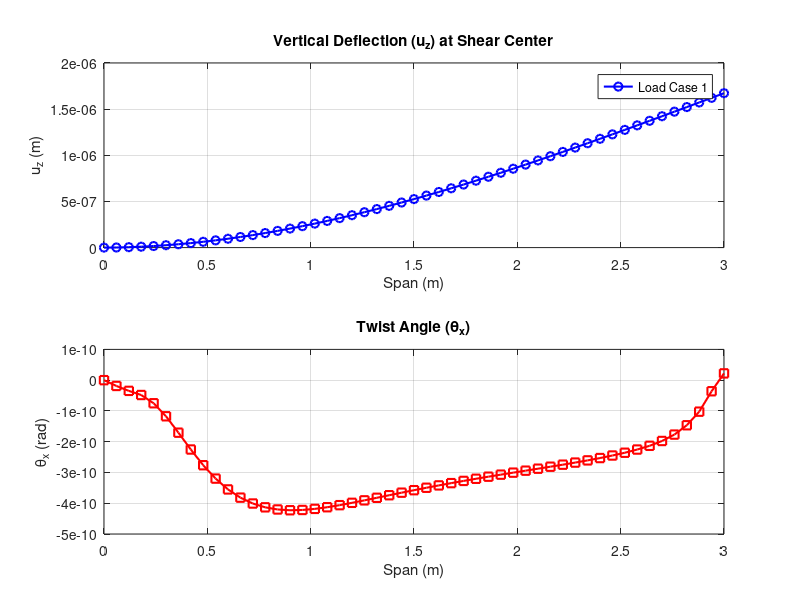

Reproduce this figure in MATLAB. (Note: this script raises an error after producing the figure.)
%% PART II - SHELL MODELLING
% Gerard Martínez Vilella
% David Rodríguez Gonzalez
% Useful commands to initialize script
clear
close all
clc

%% DATA
problem_type = 1; % 1 for bending (Force), 2 for torsion (Torque)
Nm = 6; % Number of modes to extract

% Dimensions and Material Properties
E = 75e9; % Pa
v_poisson = 0.3;
rho = 2200; % kg/m3

% Load definition
F_load = 1; % N (Force)
T_load = 1; % Nm (Torque)

% Geometric definitions
c = 0.85; b = 3;
y0 = 0.924; %m
y1 = 0.125; %m
y2 = 0.475; %m
yc = 0.285; %m % Shear center approx
h1 = 35e-3; %m
h2 = 30e-3; %m
h3 = 25e-3; %m

%% PREPROCESS
% Load mesh data
% Ensure 'shell.mat' exists in your path
try
    load('shell.mat','xn','Tn','Tm','indRoot','indPointA','indPointB','indSpar1','indSpar2');
catch
    error('File shell.mat not found. Please ensure the mesh file is in the directory.');
end

N_elements = size(Tn,1);
N_nodes = size(xn,1);
Ndof = 6 * N_nodes;

% --- 1. Define Boundary Conditions (Up) ---
% Fix all 6 DOFs at the root nodes
% Vectorized approach for efficiency
Up = zeros(length(indRoot)*6, 3);
idx = 1;
for i = 1:length(indRoot)
    for dof = 1:6
        Up(idx,:) = [0, indRoot(i), dof]; % Displacement, Node, DOF
        idx = idx + 1;
    end
end

% --- 2. Define Loads (Fe) ---
% Calculate load distribution based on geometry
Fa_shear = F_load * ((y2-yc)/(y2-y1));
Fb_shear = F_load * ((yc-y1)/(y2-y1));
Fa_torque = -T_load / (y2-y1);
Fb_torque = T_load / (y2-y1);

switch(problem_type)
    case 1 % Bending
        % Force in Z (DOF 3)
        Fe = [Fa_shear, indPointA, 3;
              Fb_shear, indPointB, 3];
    case 2 % Torsion
        % Force in Z (DOF 3) creating a couple
        Fe = [Fa_torque, indPointA, 3;
              Fb_torque, indPointB, 3];
end

% Placeholder for distributed/body forces (empty as per reference)
Pe = zeros(0,3); 
Be = zeros(0,3);

% Property Vectors based on material index Tm
% Assuming Tm maps to: 1=h1, 2=h2, 3=h3
h_vals = [h1; h2; h3];
h_vector = h_vals(Tm);
E_vector = repmat(E, N_elements, 1);
v_vector = repmat(v_poisson, N_elements, 1);
rho_vector = repmat(rho, N_elements, 1);

%% SOLVER
if 1 % Set to 1 to (re)compute, 0 to load
    fprintf('--- Starting Matrix Assembly ---\n');
    
    K = sparse(Ndof, Ndof);
    M = sparse(Ndof, Ndof);
    
    % Pre-computations for Gauss integration (MITC4 / Q4 Shell logic)
    % Standard linear shape function derivatives for Q4
    a_coef = [-1 1 1 -1];
    b_coef = [-1 -1 1 1];
    
    % Integration points for Mass and Bending (2x2 Gauss)
    xi4 = [-1 1 1 -1]/sqrt(3);
    nu4 = [-1 -1 1 1]/sqrt(3);
    w4 = [1 1 1 1];
    
    for e = 1:N_elements
        % --- 1. Local Coordinate System (R) ---
        % Nodes: 1-2-3-4
        x_e = xn(Tn(e,:), :); % 4x3 coordinates
        
        % Vectors for local axes
        v13 = x_e(3,:) - x_e(1,:);
        v24 = x_e(4,:) - x_e(2,:);
        Normal = cross(v13, v24); 
        k_dir = (Normal / norm(Normal))'; % Normal to element (local z)
        
        % Local x (i_dir) approx aligned with 1-2 or midpoints
        v_bisect = (x_e(2,:) + x_e(3,:) - x_e(4,:) - x_e(1,:)) / 2;
        i_dir = (v_bisect / norm(v_bisect))';
        j_dir = cross(k_dir, i_dir); % Local y
        
        % Rotation Matrix (3x3) -> Expanded to (24x24)
        Rp = [i_dir, j_dir, k_dir]; % 3x3 global to local
        % Full element rotation matrix (blkdiag logic manually implemented for speed)
        % Note: The reference code assumes 5 local DOFs + drilling, mapped to 6 global
        % But actually constructs a 24x24 matrix (4 nodes * 6 dofs)
        
        % Usually R maps Global U to Local U. u_local = R' * u_global ?
        % The reference defines Rp such that [u_local] = Rp' * [u_global]
        % Let's build the 3x3 block:
        R_block = blkdiag(Rp', Rp'); % 6x6 block (Rotation for u and theta)
        % Actually, usually we rotate the stiffness: K_global = R * K_local * R'
        % The reference creates a matrix R of size 20x24. 
        % 5 local DOFs (u,v,w, th_x, th_y) per node -> 20 rows
        % 6 global DOFs per node -> 24 columns.
        % This implies the local formulation ignores the "drilling" rotation initially.
        
        % Reconstructing Reference Logic exactly:
        R_node = zeros(5,6);
        R_node(1:3, 1:3) = Rp'; % Rotates displacements
        R_node(4:5, 4:6) = Rp(:,1:2)'; % Rotates rotations (takes only local x,y components)
        
        R_ele = zeros(20,24);
        for n = 1:4
            R_ele( (n-1)*5+(1:5), (n-1)*6+(1:6) ) = R_node;
        end
        
        % --- 2. Stiffness Matrices ---
        
        % A) Shear Stiffness (Ks) - Reduced integration / MITC assumptions
        % Center point (xi=0, nu=0) evaluation for shear (avoid locking)
        J_center = zeros(2,2);
        for n=1:4
            dNi_dxi = [a_coef(n); b_coef(n)]/4;
            J_center = J_center + dNi_dxi * x_e(n,:) * [i_dir, j_dir];
        end
        detJ = det(J_center);
        invJ = inv(J_center);
        
        Bs = zeros(2, 20); % 2 strains (gamma_xz, gamma_yz), 20 DOFs
        for n=1:4
            % Derivatives of N mapped to physical x,y
            dN_phys = invJ * [a_coef(n); b_coef(n)]/4; 
            N_val = 1/4; % at center
            
            % Shear B-matrix part for node n
            % Local DOFs: [u, v, w, th_x, th_y]
            % Strain-disp: gamma_xz = dw/dx + th_y ... gamma_yz = dw/dy - th_x
            % (Check specific element formulation signs)
            % Reference:
            % Row 1 (xz): N,x * w + N * th_y 
            % Row 2 (yz): N,y * w - N * th_x
            
            col_idx = (n-1)*5 + (1:5);
            %              u v  w           th_x    th_y
            Bs(1, col_idx) = [0 0 dN_phys(1)  0       N_val];
            Bs(2, col_idx) = [0 0 dN_phys(2) -N_val   0    ];
        end
        
        Cs = eye(2) * 5/6 * E_vector(e)*h_vector(e) / (2*(1+v_vector(e))); % Shear modulus * Area * k
        Ks = (4 * detJ) * (R_ele' * Bs' * Cs * Bs * R_ele); % Area = 4*detJ roughly
        
        % B) Membrane (Km) and Bending (Kb) + Mass (Me) - Full integration
        Km = sparse(24,24);
        Kb = sparse(24,24);
        Me = sparse(24,24);
        
        C_membrane = E_vector(e)*h_vector(e)/(1-v_vector(e)^2) * ...
                     [1 v_vector(e) 0; v_vector(e) 1 0; 0 0 (1-v_vector(e))/2];
                 
        C_bending  = E_vector(e)*h_vector(e)^3/(12*(1-v_vector(e)^2)) * ...
                     [1 v_vector(e) 0; v_vector(e) 1 0; 0 0 (1-v_vector(e))/2];
                 
        rho_mat_base = rho_vector(e)*h_vector(e)*diag([1 1 1 h_vector(e)^2/12 h_vector(e)^2/12]);

        for k = 1:4 % Loop over 4 Gauss points
            % Shape functions and derivatives at Gauss point k
            xi = xi4(k); nu = nu4(k);
            
            J = zeros(2,2);
            N = zeros(1,4);
            dN_dxi = zeros(2,4);
            
            for n=1:4
                val = (1 + a_coef(n)*xi)*(1 + b_coef(n)*nu)/4;
                dval_dxi = a_coef(n)*(1 + b_coef(n)*nu)/4;
                dval_dnu = b_coef(n)*(1 + a_coef(n)*xi)/4;
                
                N(n) = val;
                dN_dxi(:,n) = [dval_dxi; dval_dnu];
                
                J = J + dN_dxi(:,n) * x_e(n,:) * [i_dir, j_dir];
            end
            
            detJ_k = det(J);
            dN_phys = J \ dN_dxi; % 2x4
            
            Bm = zeros(3, 20); % Membrane strains
            Bb = zeros(3, 20); % Curvatures
            N_mat = zeros(5, 20); % Mass interpolation
            
            for n=1:4
                col = (n-1)*5 + (1:5);
                % Membrane [du/dx; dv/dy; du/dy+dv/dx]
                Bm(1, col) = [dN_phys(1,n) 0 0 0 0];
                Bm(2, col) = [0 dN_phys(2,n) 0 0 0];
                Bm(3, col) = [dN_phys(2,n) dN_phys(1,n) 0 0 0];
                
                % Bending [dth_y/dx; -dth_x/dy; dth_y/dy - dth_x/dx]
                % Note: Assuming th_x is rot about x, th_y about y.
                % Reference logic check:
                % Row 1: d(th_y)/dx -> col 5
                % Row 2: -d(th_x)/dy -> col 4
                Bb(1, col) = [0 0 0  0             dN_phys(1,n)];
                Bb(2, col) = [0 0 0 -dN_phys(2,n)  0           ];
                Bb(3, col) = [0 0 0 -dN_phys(1,n)  dN_phys(2,n)];
                
                % Mass matrix shape function
                N_mat(:, col) = N(n) * eye(5);
            end
            
            dV = w4(k) * detJ_k;
            
            Km = Km + dV * (R_ele' * Bm' * C_membrane * Bm * R_ele);
            Kb = Kb + dV * (R_ele' * Bb' * C_bending * Bb * R_ele);
            Me = Me + dV * (R_ele' * N_mat' * rho_mat_base * N_mat * R_ele);
        end
        
        % Assemble Element
        K_el = Ks + Km + Kb;
        
        % Global Indices
        Idof = [];
        for n=1:4
            Idof = [Idof, 6*(Tn(e,n)-1) + (1:6)];
        end
        
        K(Idof, Idof) = K(Idof, Idof) + K_el;
        M(Idof, Idof) = M(Idof, Idof) + Me;
    end
    
    % --- 3. Drilling Rotation Stabilization (Kr) ---
    % Add artificial stiffness for the 6th DOF (Rotation about normal Z)
    % otherwise the matrix is singular for flat shells.
    fprintf('Applying Drilling Rotation Stiffness...\n');
    % Calculate node normals
    Normal_Node = zeros(N_nodes, 3);
    for e=1:N_elements
        v13 = xn(Tn(e,3),:) - xn(Tn(e,1),:);
        v24 = xn(Tn(e,4),:) - xn(Tn(e,2),:);
        n_ele = cross(v13, v24);
        n_ele = n_ele / norm(n_ele);
        for i=1:4
            Normal_Node(Tn(e,i), :) = Normal_Node(Tn(e,i), :) + n_ele;
        end
    end
    
    Kr = sparse(Ndof, Ndof);
    alpha_coeff = 1e-3 * E * h1; % Small stiffness coefficient
    
    for e=1:N_elements
        % Re-calculate element normal
        v13 = xn(Tn(e,3),:) - xn(Tn(e,1),:);
        v24 = xn(Tn(e,4),:) - xn(Tn(e,2),:);
        n_ele = cross(v13, v24);
        Area = norm(n_ele)/2;
        n_ele = n_ele / norm(n_ele);
        
        for i=1:4
            node = Tn(e,i);
            n_node = Normal_Node(node, :) / norm(Normal_Node(node, :));
            
            % Check alignment. If element normal is close to node normal (smooth area)
            % add stiffness to drilling dof.
            alignment = dot(n_ele, n_node);
            
            % If reasonably flat (alignment ~ 1), add penalty
            if abs(alignment) > 0.9
                % Project stiffness onto global DOFs [th_x, th_y, th_z]
                % Local drilling is rotation about n_ele
                % Stiffness matrix part: k * (n_ele * n_ele')
                K_rot_penalty = (alpha_coeff * Area) * (n_ele' * n_ele);
                
                idx_rot = 6*(node-1) + (4:6);
                Kr(idx_rot, idx_rot) = Kr(idx_rot, idx_rot) + K_rot_penalty;
            end
        end
    end
    K = K + Kr;

    save('shell_matrices.mat','K','M'); 
    fprintf('System Matrices Computed and Saved.\n');
else
    load('shell_matrices.mat','K','M');
    fprintf('System Matrices Loaded.\n');
end

% --- 4. Apply Boundary Conditions and Solve ---
fprintf('Solving Static System...\n');

% Construct Global Force Vector
F_global = zeros(Ndof, 1);
for i = 1:size(Fe,1)
    node = Fe(i,2);
    dof = Fe(i,3);
    val = Fe(i,1);
    idx = 6*(node-1) + dof;
    F_global(idx) = F_global(idx) + val;
end

% Partition
prescribed_dofs = 6*(Up(:,2)-1) + Up(:,3);
free_dofs = setdiff(1:Ndof, prescribed_dofs);

% Solve U
U = zeros(Ndof, 1);
U(prescribed_dofs) = Up(:,1); % Non-zero prescribed displacements if any

% F_free_eff = F_free - K_fp * U_p
F_eff = F_global(free_dofs) - K(free_dofs, prescribed_dofs) * U(prescribed_dofs);
U(free_dofs) = K(free_dofs, free_dofs) \ F_eff;

fprintf('Static Solution Complete.\n');

% --- 5. Modal Analysis ---
fprintf('Performing Modal Analysis...\n');
n_modes_calc = min(Nm + 4, length(free_dofs)); % Calculate a few more for stability
[V_red, D_red] = eigs(K(free_dofs, free_dofs), M(free_dofs, free_dofs), n_modes_calc, 'sm');

[frequencies, sort_idx] = sort(sqrt(diag(D_red))/(2*pi));
V_red = V_red(:, sort_idx);

% Reconstruct full eigenvectors
Phi = zeros(Ndof, n_modes_calc);
Phi(free_dofs, :) = V_red;
freq = frequencies(1:Nm); % Keep requested number

fprintf('Natural Frequencies (Hz):\n');
disp(freq);

%% POSTPROCESS
save('shell_results.mat');

% --- 1. Spanwise Calculation (Specific Request) ---
% Extract results along spars
n_pts = size(indSpar1,1);
res_z = zeros(n_pts,1);
res_theta = zeros(n_pts,1);
res_x = xn(indSpar1, 1);

for i=1:n_pts
    node1 = indSpar1(i);
    node2 = indSpar2(i);
    
    idx1_z = 6*(node1-1) + 3;
    idx2_z = 6*(node2-1) + 3;
    
    uz1 = U(idx1_z);
    uz2 = U(idx2_z);
    
    % Twist (angle between spars)
    % theta ~ (uz_rear - uz_front) / distance_y
    % Or strictly from rotation DOFs if reliable. Let's use displacements as per reference logic.
    dist_y = y2 - y1;
    theta_val = (uz2 - uz1) / dist_y;
    
    % Vertical deflection at Shear Center (extrapolated)
    % z_sc = z1 + theta * (y_sc - y1)
    z_sc = uz1 + theta_val * (yc - y1);
    
    res_z(i) = z_sc;
    res_theta(i) = theta_val;
end

% Plot Spanwise Results
figure('Name','Spanwise Results');
subplot(2,1,1);
plot(res_x, res_z, 'b-o', 'LineWidth', 1.5);
title('Vertical Deflection (u_z) at Shear Center');
xlabel('Span (m)'); ylabel('u_z (m)'); grid on;
legend(sprintf('Load Case %d', problem_type));

subplot(2,1,2);
plot(res_x, res_theta, 'r-s', 'LineWidth', 1.5);
title('Twist Angle (\theta_x)');
xlabel('Span (m)'); ylabel('\theta_x (rad)'); grid on;

% --- 2. 3D Visualizations using requested functions ---

% Plot Deformed Shape
scale_factor = 0.1 * max(abs(xn(:,1))) / max(abs(U(3:6:end))); % Auto-scale approx
if isnan(scale_factor), scale_factor=1; end
fprintf('Plotting deformed shape with scale factor: %.2f\n', scale_factor);
plotDeformed('Shell Static Deformation', xn, Tn, U, scale_factor);

% Plot Modes
imodes = 1:min(6, Nm);
plotModes('Shell Vibration Modes', Phi, freq, imodes);


%% LOCAL PLOT FUNCTIONS
function plotDeformed(plotName, xn, Tn, u, scale)
    % xn : [Nnodes x 3]
    % Tn : [Nelem x 4]
    % u  : [Ndof x 1]
    
    figure('Name', plotName, 'NumberTitle', 'off', 'Color', 'w');
    
    % Extract displacements
    ux = u(1:6:end);
    uy = u(2:6:end);
    uz = u(3:6:end);
    
    % Deformed coordinates
    xn_def = xn + scale * [ux, uy, uz];
    
    % Plot undeformed (wireframe, transparent)
    patch('Vertices', xn, 'Faces', Tn, ...
          'FaceColor', 'none', 'EdgeColor', [0.7 0.7 0.7], 'LineStyle', ':');
    hold on;
    
    % Plot deformed (colored by Z displacement)
    % CData is used for color mapping. We map Z-displacement to color.
    % We need one color value per vertex or per face.
    cdata = uz; 
    
    p = patch('Vertices', xn_def, 'Faces', Tn, ...
          'FaceVertexCData', cdata, ...
          'FaceColor', 'interp', 'EdgeColor', 'k', 'FaceAlpha', 0.9);
      
    title(sprintf('%s (Scale: %.1f)', plotName, scale));
    axis equal; axis vis3d;
    xlabel('X'); ylabel('Y'); zlabel('Z');
    colorbar; colormap jet;
    view(3); grid on;
end

function plotModes(plotName, Phi, freq, imodes)
    % Phi    : [Ndof x Nmodes]
    % freq   : [Nmodes x 1]
    % imodes : Vector of indices to plot
    
    % Load mesh data locally or pass it in. 
    % Since functions define scope, we assume xn, Tn are available via evalin 
    % or we need to pass them. For this template, I will assume variables exist 
    % in workspace (MATLAB script behavior) or use evalin. 
    % Better practice: Pass xn/Tn as arguments. I will fetch from base workspace.
    
    xn = evalin('base', 'xn');
    Tn = evalin('base', 'Tn');
    
    figure('Name', plotName, 'NumberTitle', 'off', 'Color', 'w');
    
    num_plots = length(imodes);
    rows = ceil(sqrt(num_plots));
    cols = ceil(num_plots/rows);
    
    for k = 1:num_plots
        mode_idx = imodes(k);
        subplot(rows, cols, k);
        
        mode_shape = Phi(:, mode_idx);
        
        % Normalize mode for plotting
        max_disp = max(abs(mode_shape(1:6:end).^2 + mode_shape(2:6:end).^2 + mode_shape(3:6:end).^2));
        scale = 0.1 * max(max(xn)) / sqrt(max_disp);
        
        % Extract deformation
        dx = mode_shape(1:6:end);
        dy = mode_shape(2:6:end);
        dz = mode_shape(3:6:end);
        
        xn_def = xn + scale * [dx, dy, dz];
        
        % Plot
        patch('Vertices', xn_def, 'Faces', Tn, ...
              'FaceVertexCData', dz, ... % Color by Z
              'FaceColor', 'interp', 'EdgeColor', 'k', 'FaceAlpha', 0.8);
          
        title(sprintf('Mode %d: %.2f Hz', mode_idx, freq(mode_idx)));
        axis equal; axis vis3d; axis off;
        view(3);
    end
    sgtitle(plotName);
    colormap jet;
end
